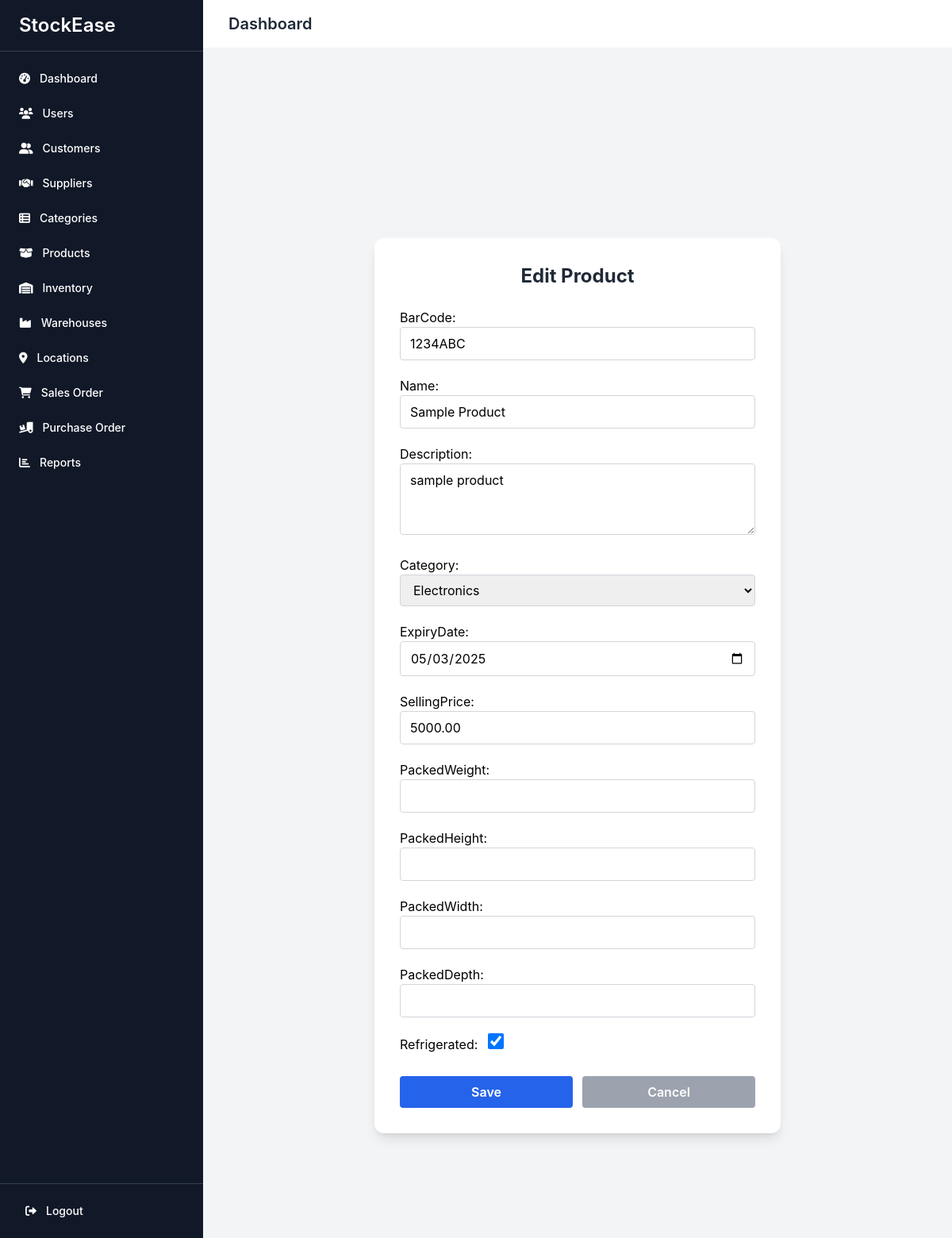
Page /products/1/edit/ (signed in) on the committed database.
### core/models.py (models this page shows, shortened)
class Product(models.Model):
    barCode = models.CharField(max_length=255, unique=True)
    name = models.CharField(max_length=255)
    description = models.TextField()
    category = models.ForeignKey(Category, on_delete=models.CASCADE)
    expiryDate = models.DateField(null=True, blank=True)
    averageCostPrice = models.DecimalField(
        max_digits=10,
        decimal_places=2,
        default=0,
        help_text="Average cost price of the product"
    )
    sellingPrice = models.DecimalField(max_digits=10, decimal_places=2)
    packedWeight = models.FloatField(blank=True, null=True)
    packedHeight = models.FloatField(blank=True, null=True)
    packedWidth = models.FloatField(blank=True, null=True)
    packedDepth = models.FloatField(blank=True, null=True)
    refrigerated = models.BooleanField(default=False)
    warehouses = models.ManyToManyField('Warehouse', through='Inventory')

### core/views.py (the view)
# urls.py: path('products/<int:pk>/edit/', views.product_update, name='product_update'),
@login_required
@user_passes_test(is_admin)
def product_update(request, pk):
    product = get_object_or_404(Product, pk=pk)
    if request.method == 'POST':
        form = ProductForm(request.POST, instance=product)
        if form.is_valid():
            form.save()
            messages.success(request, 'Product updated successfully!')
            return redirect('product_list')
    else:
        form = ProductForm(instance=product)
    return render(request, 'core/product_form.html', {'form': form, 'title': 'Edit Product'})

### core/models.py (called while the page is built)
    def __str__(self):
        return f"{self.title}"

### core/views.py (called while the page is built)
def is_admin(user):
    return user.is_authenticated and user.role == 'administrator'

### core/templates/core/product_form.html (shortened to what this page needs)
{% extends 'core/base.html' %}
{% load widget_tweaks %}
{% block content %}
<div class="min-h-screen flex items-center justify-center bg-gray-100">
  <div class="w-full max-w-lg bg-white rounded-xl shadow-lg p-8">
    <h2 class="text-2xl font-bold text-center text-gray-800 mb-6">{{ title }}</h2>
    <form method="post" class="space-y-5">
      <div>
        {{ form.barCode.label_tag }}
        {{ form.barCode|add_class:'input input-bordered w-full px-3 py-2 border border-gray-300 rounded focus:outline-none focus:ring-2 focus:ring-blue-400' }}
      </div>
      <div>
        {{ form.name.label_tag }}
        {{ form.name|add_class:'input input-bordered w-full px-3 py-2 border border-gray-300 rounded focus:outline-none focus:ring-2 focus:ring-blue-400' }}
      </div>
      <div>
        {{ form.description.label_tag }}
        {{ form.description|add_class:'input input-bordered w-full px-3 py-2 border border-gray-300 rounded focus:outline-none focus:ring-2 focus:ring-blue-400' }}
      </div>
      <div>
        {{ form.category.label_tag }}
        {{ form.category|add_class:'input input-bordered w-full px-3 py-2 border border-gray-300 rounded focus:outline-none focus:ring-2 focus:ring-blue-400' }}
      </div>
      <div>
        {{ form.expiryDate.label_tag }}
        {{ form.expiryDate|add_class:'input input-bordered w-full px-3 py-2 border border-gray-300 rounded focus:outline-none focus:ring-2 focus:ring-blue-400' }}
      </div>
      <div>
        {{ form.sellingPrice.label_tag }}
        {{ form.sellingPrice|add_class:'input input-bordered w-full px-3 py-2 border border-gray-300 rounded focus:outline-none focus:ring-2 focus:ring-blue-400' }}
      </div>
      <div>
        {{ form.packedWeight.label_tag }}
        {{ form.packedWeight|add_class:'input input-bordered w-full px-3 py-2 border border-gray-300 rounded focus:outline-none focus:ring-2 focus:ring-blue-400' }}
      </div>
      <div>
        {{ form.packedHeight.label_tag }}
        {{ form.packedHeight|add_class:'input input-bordered w-full px-3 py-2 border border-gray-300 rounded focus:outline-none focus:ring-2 focus:ring-blue-400' }}
      </div>
      <div>
        {{ form.packedWidth.label_tag }}
        {{ form.packedWidth|add_class:'input input-bordered w-full px-3 py-2 border border-gray-300 rounded focus:outline-none focus:ring-2 focus:ring-blue-400' }}
      </div>
      <div>
        {{ form.packedDepth.label_tag }}
        {{ form.packedDepth|add_class:'input input-bordered w-full px-3 py-2 border border-gray-300 rounded focus:outline-none focus:ring-2 focus:ring-blue-400' }}
      </div>
      <div>
        {{ form.refrigerated.label_tag }}
        {{ form.refrigerated|add_class:'form-checkbox h-5 w-5 text-blue-600 ml-2' }}
      </div>
      <div class="flex gap-3 pt-2">
        <button type="submit" class="w-1/2 py-2 px-4 bg-blue-600 hover:bg-blue-700 text-white font-semibold rounded transition">Save</button>
        <a href="{% url 'product_list' %}" class="w-1/2 py-2 px-4 bg-gray-400 hover:bg-gray-500 text-white font-semibold rounded text-center transition">Cancel</a>
      </div>
    </form>
  </div>
</div>
{% endblock %}

### rows in the picture
Product: barCode "1234ABC", name "Sample Product", description "sample product", category "Electronics", expiryDate "05/03/2025", sellingPrice "5000.00", refrigerated "☑"

### other values in the picture
{{ title }} "Edit Product"
